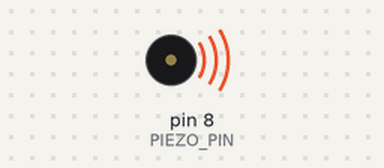
The sketch below on a simulated Arduino Uno, built with avr-gcc and run on an emulated ATmega328P. Shown: buzzer (waves = sounding).

Above: at 0.1 s.
At 4.1 s:
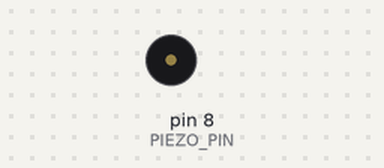
Timing chart, 0 to 5.6 s (numbered marks = the images above):
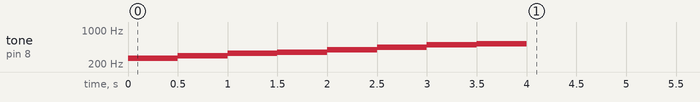

The sketch:

04_Piezo_02.ino
```cpp
const int melody[] = {
    // 4옥타브: 도, 레, 미, 파, 솔, 라, 시, 도
    262, 294, 330, 349, 392, 440, 494, 523};
const int PIEZO_PIN = 8;

void setup() {
    // '도레미파솔라시도'를 순서대로 출력
    // 음의 길이가 500ms, 간격이 500ms가 되도록 지연 시간 추가
    tone(PIEZO_PIN, melody[0], 500); delay(500);
    tone(PIEZO_PIN, melody[1], 500); delay(500);
    tone(PIEZO_PIN, melody[2], 500); delay(500);
    tone(PIEZO_PIN, melody[3], 500); delay(500);
    tone(PIEZO_PIN, melody[4], 500); delay(500);
    tone(PIEZO_PIN, melody[5], 500); delay(500);
    tone(PIEZO_PIN, melody[6], 500); delay(500);
    tone(PIEZO_PIN, melody[7], 500); delay(500);
}

void loop() {
}
```
